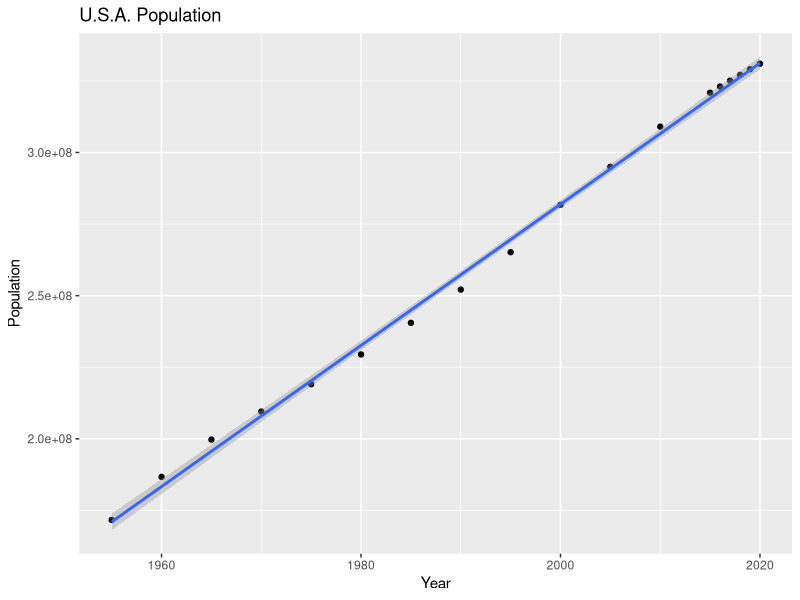
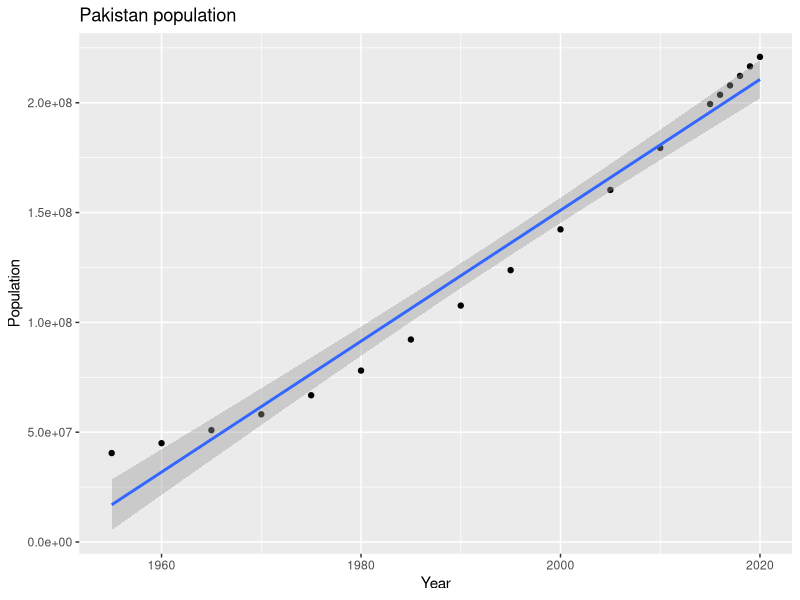
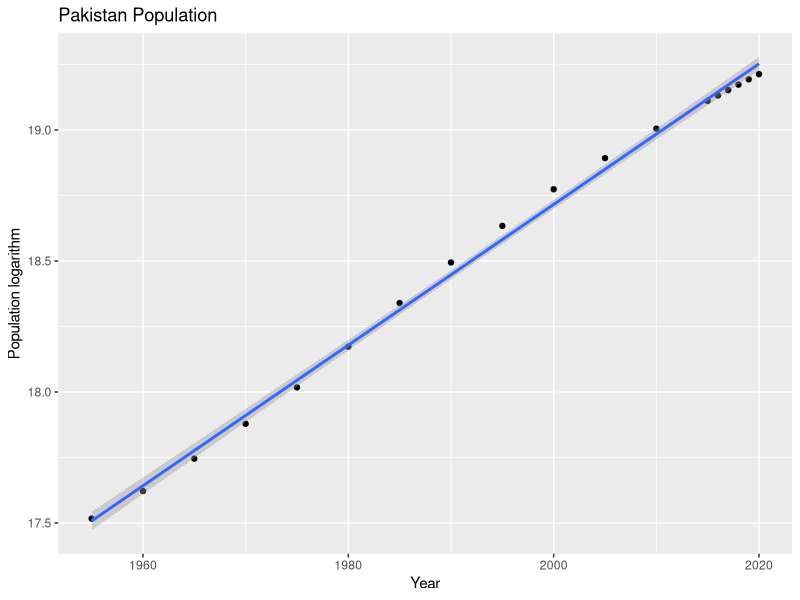
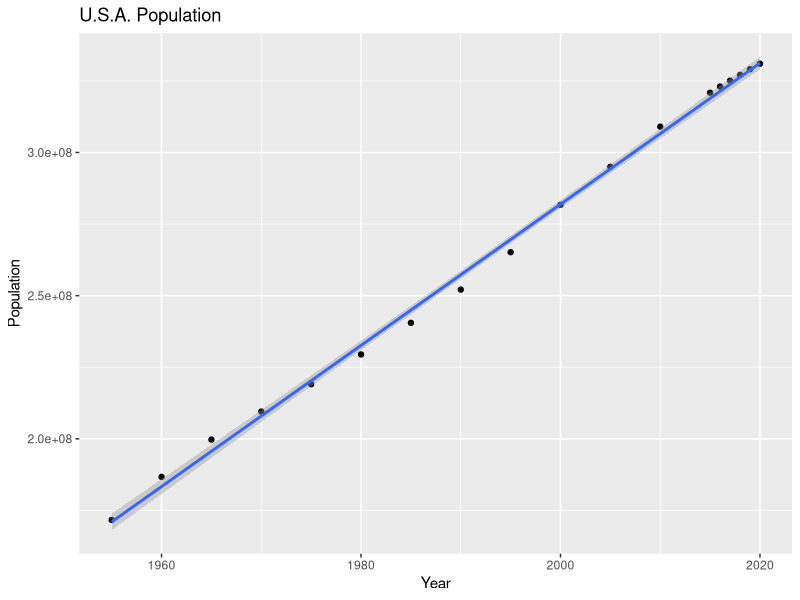
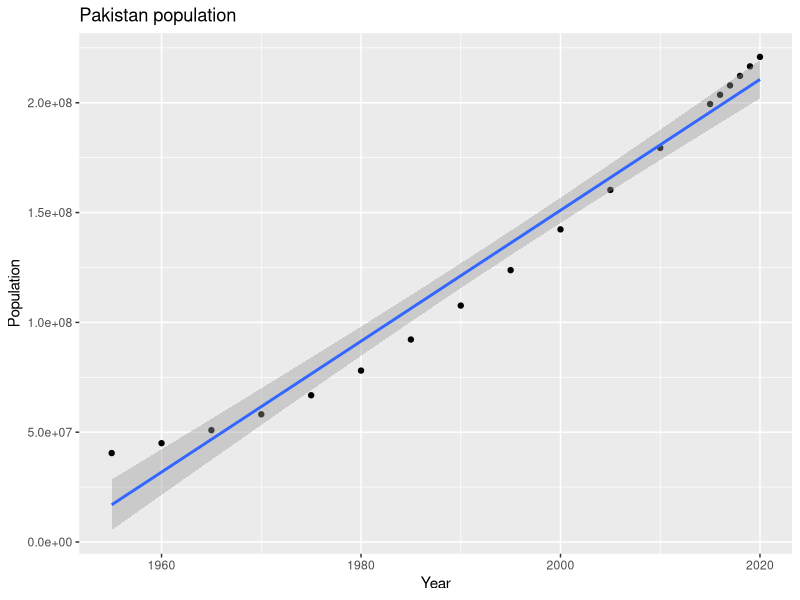
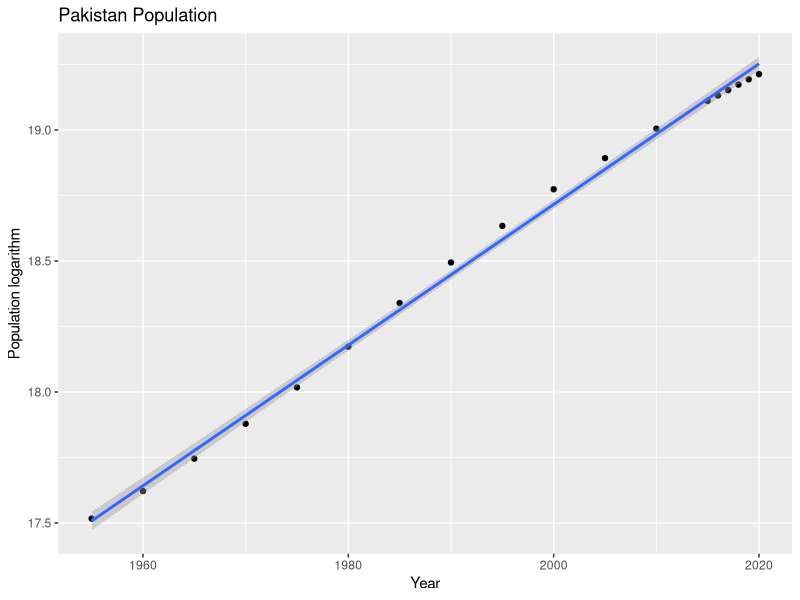

The R script that drew these images, in order: (Note: this script raises an error after producing the figures.)
# DATAFRAME INITIALIZATION
df <- read.csv("./data/population.csv")
library(ggplot2)

head(df)
unique(df$Continent)

###############################################################################
# POPULATION GROWTH ANALISYS ==== LINEAR REGRESSION
###############################################################################

# USA ANALYSIS
usa <- df[df$Country == "United States", ]

model <- lm(Population ~ Year, data = usa)
summary(model)

# Pearson's product-moment correlation
cor.test(usa$Population, usa$Year)

ggplot(data = usa, aes(x = Year, y = Population)) +
    geom_point() + geom_smooth(method = "lm") +
    labs(title = "U.S.A. Population", x = "Year", y = "Population")
ggsave("./img/usa.png")

# PAKISTAN ANALYSIS
# Pakistan has an exponential growth -> log scale to fit a linear model

pak <- df[df$Country == "Pakistan", ]
pak[, "log_Population"] <- log(pak[, "Population"] + 1)

model <- lm(log_Population ~ Year, data = pak)
summary(model)
# Pearson's product-moment correlation
cor.test(pak$Population, pak$Year)
cor.test(pak$log_Population, pak$Year)

ggplot(data = pak, aes(x = Year, y = Population)) +
    geom_point() + geom_smooth(method = "lm") +
    labs(title = "Pakistan population", x = "Year", y = "Population")
ggsave("./img/pak.png")
ggplot(data = pak, aes(x = Year, y = log_Population)) +
    geom_point() + geom_smooth(method = "lm") +
    labs(title = "Pakistan Population", x = "Year", y = "Population logarithm")
ggsave("./img/pak_log.png")

###############################################################################
# POPULATION GROWTH BETWEEN CONTINENTS==== HYPOTHESIS TESTING
###############################################################################

unique(df$Continent)

oceania <- log(df[df$Continent == "Oceania", "Population"])
aisa <- log(df[df$Continent == "Asia", "Population"])

ggplot() +
    geom_histogram(aes(x = oceania), fill = "red", alpha = 0.5, bins = 20) +
    geom_histogram(aes(x = asia), fill = "blue", alpha = 0.5, bins = 20)

qqnorm(oceania, main = "Normal qq-plot (Oceania)",
    ylab = "Empirical Quantiles", xlab = "Theoretical Quantiles")
qqline(oceania, col = "red", lty = 4, lwd = 2)
ggsave("./img/qqnorm_oceania.png")
qqnorm(asia, main = "Normal qq-plot (Population 2)",
    ylab = "Empirical Quantiles", xlab = "Theoretical Quantiles")
qqline(asia, col = "red", lty = 4, lwd = 2)

t.test(oceania, asia)

###############################################################################
# YEARLY CHANGE ==== MULTILINEAR REGRESSION
###############################################################################

head(df)
filter <- df[df$Country == "France", ]

result <- lm(Yearly.Change ~ Population + Migrants.net.
    + FertilityRate + MedianAge + UrbanPopulation, data = filter)
summary(result)


###############################################################################
###############################################################################
#other things to try

corYearAge <- cor(filter[, "Year"], filter[, "MedianAge"])
corFertilityYear <- cor(filter[, "FertilityRate"], filter[, "Year"])
corAgeFertility <- cor(filter[, "MedianAge"], filter[, "FertilityRate"])
print(c(corYearAge, corFertilityYear, corAgeFertility))


# plots are not that good

ggplot(data = filter, aes(x = Migrants.net., y = Yearly.Change)) + geom_point() + geom_smooth(method = "lm")
ggplot(data = filter, aes(x = Migrants.net., y = FertilityRate)) + geom_point() + geom_smooth(method = "lm")
ggplot(data = filter, aes(x = Migrants.net., y = MedianAge)) + geom_point() + geom_smooth(method = "lm")
ggplot(data = filter, aes(x = Migrants.net., y = UrbanPopulation)) + geom_point() + geom_smooth(method = "lm")

ggplot(data = filter, aes(x = MedianAge, y = exp_FertilityRate)) + geom_point() + geom_smooth(method = "lm")
